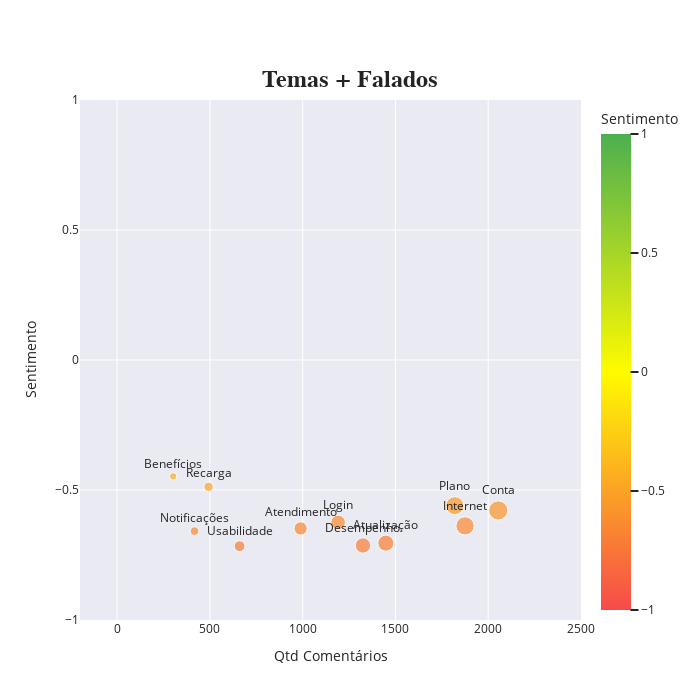

Notebook source saved alongside this figure:
### Code cell
df_tim = df_explodido[df_explodido["app"] == "TIM"]

#Agrupamento por tema
df_tema = df_tim.groupby('tema_manual').agg(
    volume=('tema_manual', 'count'),
    sentimento_medio=('sentimento_continuo', 'mean')
).reset_index()

# Normaliza o volume para tamanho dos pontos no gráfico
df_tema['tamanho'] = df_tema['volume'] * 20  # Ajuste conforme necessário

fig = px.scatter(
    df_tema,
    x="volume",
    y="sentimento_medio",
    size="tamanho",
    color="sentimento_medio",
    text="tema_manual",
    color_continuous_scale= ["#F74A4A", '#FFFB00', '#4CAF50'],
    range_y=[-1, 1],
    range_x=[-200, 2500],
    title="<b>Temas + Falados</b>"
)

# Ajustes visuais
fig.update_traces(textposition='top center')
fig.update_layout(
    width=700,
    height=700,
    xaxis_title="Qtd Comentários",
    yaxis_title="Sentimento",
    coloraxis_colorbar=dict(title="Sentimento"),
    coloraxis=dict(cmin=-1, cmax=1),
    template="seaborn",
    title={'font':{
            'size': 24,
            'family': 'Arial'},
        'x': 0.5,
        'xanchor': 'center',
        'y': 0.9,
    }
)

fig.show()

### Figure 1 — Plotly figure (JSON) as saved in the notebook; plotly's stock layout.template omitted (floating-point values rounded to 4 significant figures)
{"data": [{"hovertemplate": "volume=%{x}<br>sentimento_medio=%{marker.color}<br>tamanho=%{marker.size}<br>tema_manual=%{text}<extra></extra>", "legendgroup": "", "marker": {"color": [-0.5542, -0.6478, -0.7043, -0.4474, -0.5786, -0.7134, -0.638, -0.6245, -0.6581, -0.4314, -0.5602, -0.4878, -0.716], "coloraxis": "coloraxis", "size": [89980, 19780, 28960, 6040, 41080, 26500, 37500, 23820, 8340, 61340, 36400, 9860, 13200], "sizemode": "area", "sizeref": 224.9, "symbol": "circle"}, "mode": "markers+text", "name": "", "orientation": "v", "showlegend": false, "text": ["App", "Atendimento", "Atualização", "Benefícios", "Conta", "Desempenho", "Internet", "Login", "Notificações", "Operadora", "Plano", "Recarga", "Usabilidade"], "textposition": "top center", "type": "scatter", "x": [4499, 989, 1448, 302, 2054, 1325, 1875, 1191, 417, 3067, 1820, 493, 660], "xaxis": "x", "y": [-0.5542, -0.6478, -0.7043, -0.4474, -0.5786, -0.7134, -0.638, -0.6245, -0.6581, -0.4314, -0.5602, -0.4878, -0.716], "yaxis": "y"}], "layout": {"coloraxis": {"cmax": 1, "cmin": -1, "colorbar": {"title": {"text": "Sentimento"}}, "colorscale": [[0, "#F74A4A"], [0.5, "#FFFB00"], [1, "#4CAF50"]]}, "height": 700, "legend": {"itemsizing": "constant", "tracegroupgap": 0}, "title": {"font": {"family": "Arial", "size": 24}, "text": "<b>Temas + Falados</b>", "x": 0.5, "xanchor": "center", "y": 0.9}, "width": 700, "xaxis": {"anchor": "y", "domain": [0, 1], "range": [-200, 2500], "title": {"text": "Qtd Comentários"}}, "yaxis": {"anchor": "x", "domain": [0, 1], "range": [-1, 1], "title": {"text": "Sentimento"}}}}
